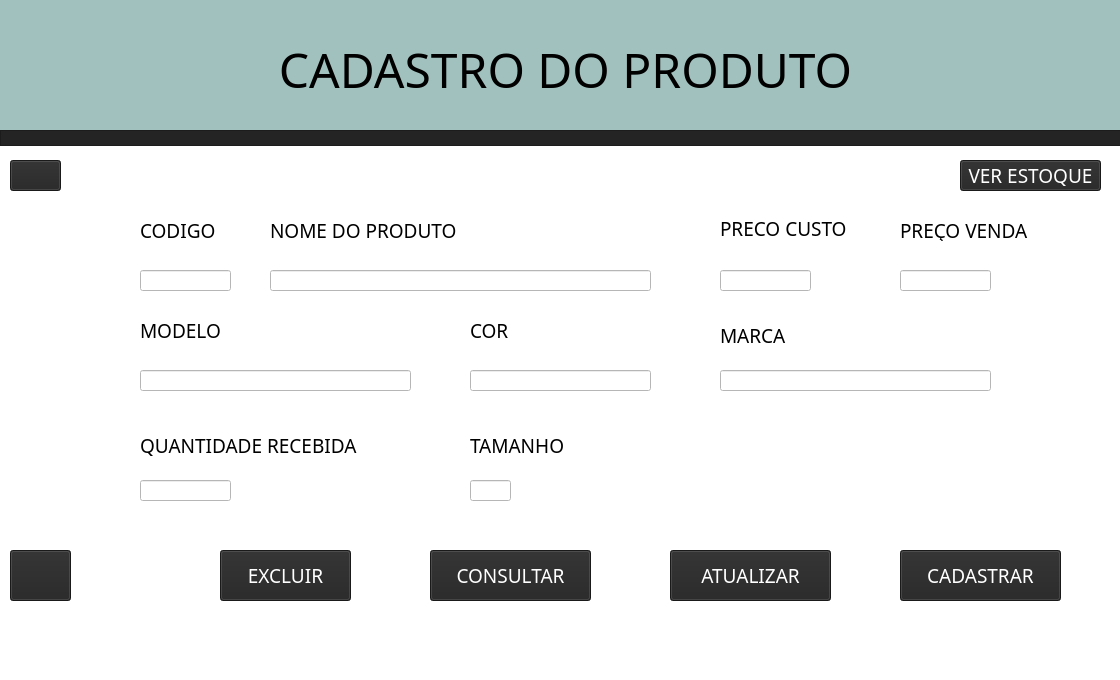
<?xml version="1.0" encoding="UTF-8"?>
<ui version="4.0">
 <class>MainWindow</class>
 <widget class="QMainWindow" name="MainWindow">
  <property name="geometry">
   <rect>
    <x>0</x>
    <y>0</y>
    <width>1120</width>
    <height>680</height>
   </rect>
  </property>
  <property name="font">
   <font>
    <family>Eras Medium ITC</family>
   </font>
  </property>
  <property name="windowTitle">
   <string>MainWindow</string>
  </property>
  <property name="styleSheet">
   <string notr="true">background-color: rgb(255, 255, 255);
background-color: rgb(255, 255, 255);</string>
  </property>
  <property name="animated">
   <bool>true</bool>
  </property>
  <widget class="QWidget" name="centralwidget">
   <widget class="QLabel" name="nome_produto">
    <property name="geometry">
     <rect>
      <x>270</x>
      <y>220</y>
      <width>191</width>
      <height>21</height>
     </rect>
    </property>
    <property name="font">
     <font>
      <family>Eras Medium ITC</family>
      <pointsize>14</pointsize>
     </font>
    </property>
    <property name="text">
     <string>NOME DO PRODUTO</string>
    </property>
   </widget>
   <widget class="QLabel" name="tamanho">
    <property name="geometry">
     <rect>
      <x>470</x>
      <y>430</y>
      <width>101</width>
      <height>31</height>
     </rect>
    </property>
    <property name="font">
     <font>
      <family>Eras Medium ITC</family>
      <pointsize>14</pointsize>
     </font>
    </property>
    <property name="text">
     <string>TAMANHO</string>
    </property>
   </widget>
   <widget class="QLabel" name="modelo">
    <property name="geometry">
     <rect>
      <x>140</x>
      <y>320</y>
      <width>81</width>
      <height>21</height>
     </rect>
    </property>
    <property name="font">
     <font>
      <family>Eras Medium ITC</family>
      <pointsize>14</pointsize>
     </font>
    </property>
    <property name="text">
     <string>MODELO</string>
    </property>
   </widget>
   <widget class="QLabel" name="cor">
    <property name="geometry">
     <rect>
      <x>470</x>
      <y>320</y>
      <width>41</width>
      <height>21</height>
     </rect>
    </property>
    <property name="font">
     <font>
      <family>Eras Medium ITC</family>
      <pointsize>14</pointsize>
     </font>
    </property>
    <property name="text">
     <string>COR</string>
    </property>
   </widget>
   <widget class="QLabel" name="marca">
    <property name="geometry">
     <rect>
      <x>720</x>
      <y>320</y>
      <width>101</width>
      <height>31</height>
     </rect>
    </property>
    <property name="font">
     <font>
      <family>Eras Medium ITC</family>
      <pointsize>14</pointsize>
     </font>
    </property>
    <property name="text">
     <string>MARCA</string>
    </property>
   </widget>
   <widget class="QLabel" name="codigo">
    <property name="geometry">
     <rect>
      <x>140</x>
      <y>220</y>
      <width>81</width>
      <height>21</height>
     </rect>
    </property>
    <property name="font">
     <font>
      <family>Eras Medium ITC</family>
      <pointsize>14</pointsize>
     </font>
    </property>
    <property name="text">
     <string>CODIGO</string>
    </property>
   </widget>
   <widget class="QLabel" name="qntdd_recebida">
    <property name="geometry">
     <rect>
      <x>140</x>
      <y>430</y>
      <width>221</width>
      <height>31</height>
     </rect>
    </property>
    <property name="font">
     <font>
      <family>Eras Medium ITC</family>
      <pointsize>14</pointsize>
     </font>
    </property>
    <property name="text">
     <string>QUANTIDADE RECEBIDA</string>
    </property>
   </widget>
   <widget class="QLineEdit" name="inserir_nome_produto">
    <property name="geometry">
     <rect>
      <x>270</x>
      <y>270</y>
      <width>381</width>
      <height>21</height>
     </rect>
    </property>
   </widget>
   <widget class="QLineEdit" name="inserir_modelo">
    <property name="geometry">
     <rect>
      <x>140</x>
      <y>370</y>
      <width>271</width>
      <height>21</height>
     </rect>
    </property>
   </widget>
   <widget class="QLineEdit" name="inserir_marca">
    <property name="geometry">
     <rect>
      <x>720</x>
      <y>370</y>
      <width>271</width>
      <height>21</height>
     </rect>
    </property>
   </widget>
   <widget class="QLineEdit" name="inserir_qntd_recebida">
    <property name="geometry">
     <rect>
      <x>140</x>
      <y>480</y>
      <width>91</width>
      <height>21</height>
     </rect>
    </property>
   </widget>
   <widget class="QLineEdit" name="inserir_cor">
    <property name="geometry">
     <rect>
      <x>470</x>
      <y>370</y>
      <width>181</width>
      <height>21</height>
     </rect>
    </property>
   </widget>
   <widget class="QLineEdit" name="inserir_cod">
    <property name="geometry">
     <rect>
      <x>140</x>
      <y>270</y>
      <width>91</width>
      <height>21</height>
     </rect>
    </property>
   </widget>
   <widget class="QLabel" name="preco_venda">
    <property name="geometry">
     <rect>
      <x>900</x>
      <y>220</y>
      <width>131</width>
      <height>21</height>
     </rect>
    </property>
    <property name="font">
     <font>
      <family>Eras Medium ITC</family>
      <pointsize>14</pointsize>
     </font>
    </property>
    <property name="text">
     <string>PREÇO VENDA</string>
    </property>
   </widget>
   <widget class="QLabel" name="preco_custo">
    <property name="geometry">
     <rect>
      <x>720</x>
      <y>220</y>
      <width>131</width>
      <height>16</height>
     </rect>
    </property>
    <property name="font">
     <font>
      <family>Eras Medium ITC</family>
      <pointsize>14</pointsize>
     </font>
    </property>
    <property name="text">
     <string>PREÇO CUSTO</string>
    </property>
   </widget>
   <widget class="QLineEdit" name="inserir_preco_custo">
    <property name="geometry">
     <rect>
      <x>720</x>
      <y>270</y>
      <width>91</width>
      <height>21</height>
     </rect>
    </property>
   </widget>
   <widget class="QLineEdit" name="inserir_preco_venda">
    <property name="geometry">
     <rect>
      <x>900</x>
      <y>270</y>
      <width>91</width>
      <height>21</height>
     </rect>
    </property>
   </widget>
   <widget class="QFrame" name="frame">
    <property name="geometry">
     <rect>
      <x>0</x>
      <y>-11</y>
      <width>1121</width>
      <height>151</height>
     </rect>
    </property>
    <property name="styleSheet">
     <string notr="true">background-color: rgb(161, 193, 190);</string>
    </property>
    <property name="frameShape">
     <enum>QFrame::StyledPanel</enum>
    </property>
    <property name="frameShadow">
     <enum>QFrame::Raised</enum>
    </property>
    <widget class="QLabel" name="titulo">
     <property name="geometry">
      <rect>
       <x>250</x>
       <y>30</y>
       <width>631</width>
       <height>101</height>
      </rect>
     </property>
     <property name="font">
      <font>
       <family>Eras Demi ITC</family>
       <pointsize>36</pointsize>
      </font>
     </property>
     <property name="text">
      <string>CADASTRO DO PRODUTO</string>
     </property>
     <property name="alignment">
      <set>Qt::AlignCenter</set>
     </property>
    </widget>
    <widget class="QLabel" name="logo">
     <property name="geometry">
      <rect>
       <x>-10</x>
       <y>-50</y>
       <width>231</width>
       <height>251</height>
      </rect>
     </property>
     <property name="text">
      <string/>
     </property>
     <property name="pixmap">
      <pixmap>IMAGENS/Meteoro_Calçados_Logo-removebg-preview.png</pixmap>
     </property>
     <property name="scaledContents">
      <bool>true</bool>
     </property>
    </widget>
   </widget>
   <widget class="QFrame" name="frame_2">
    <property name="geometry">
     <rect>
      <x>0</x>
      <y>130</y>
      <width>1121</width>
      <height>16</height>
     </rect>
    </property>
    <property name="styleSheet">
     <string notr="true">background-color: rgb(36, 36, 36);</string>
    </property>
    <property name="frameShape">
     <enum>QFrame::StyledPanel</enum>
    </property>
    <property name="frameShadow">
     <enum>QFrame::Raised</enum>
    </property>
   </widget>
   <widget class="QPushButton" name="bt_cadastrar">
    <property name="geometry">
     <rect>
      <x>900</x>
      <y>550</y>
      <width>161</width>
      <height>51</height>
     </rect>
    </property>
    <property name="font">
     <font>
      <family>Eras Demi ITC</family>
      <pointsize>14</pointsize>
     </font>
    </property>
    <property name="cursor">
     <cursorShape>PointingHandCursor</cursorShape>
    </property>
    <property name="styleSheet">
     <string notr="true">background-color: rgb(36, 36, 36);
color: rgb(255, 255, 255);</string>
    </property>
    <property name="text">
     <string>CADASTRAR</string>
    </property>
   </widget>
   <widget class="QPushButton" name="bt_ver_estoque">
    <property name="geometry">
     <rect>
      <x>960</x>
      <y>160</y>
      <width>141</width>
      <height>31</height>
     </rect>
    </property>
    <property name="font">
     <font>
      <family>Eras Demi ITC</family>
      <pointsize>14</pointsize>
     </font>
    </property>
    <property name="cursor">
     <cursorShape>PointingHandCursor</cursorShape>
    </property>
    <property name="styleSheet">
     <string notr="true">background-color: rgb(36, 36, 36);
color: rgb(255, 255, 255);</string>
    </property>
    <property name="text">
     <string>VER ESTOQUE</string>
    </property>
   </widget>
   <widget class="QPushButton" name="bt_apagar">
    <property name="geometry">
     <rect>
      <x>10</x>
      <y>550</y>
      <width>61</width>
      <height>51</height>
     </rect>
    </property>
    <property name="cursor">
     <cursorShape>PointingHandCursor</cursorShape>
    </property>
    <property name="styleSheet">
     <string notr="true">background-color: rgb(36, 36, 36);</string>
    </property>
    <property name="text">
     <string/>
    </property>
    <property name="icon">
     <iconset>
      <normaloff>IMAGENS/image.png</normaloff>IMAGENS/image.png</iconset>
    </property>
    <property name="iconSize">
     <size>
      <width>55</width>
      <height>55</height>
     </size>
    </property>
   </widget>
   <widget class="QPushButton" name="bt_voltarcadprod">
    <property name="geometry">
     <rect>
      <x>10</x>
      <y>160</y>
      <width>51</width>
      <height>31</height>
     </rect>
    </property>
    <property name="styleSheet">
     <string notr="true">color: rgb(255, 255, 255);
background-color: rgb(36, 36, 36);</string>
    </property>
    <property name="text">
     <string/>
    </property>
    <property name="icon">
     <iconset>
      <normaloff>IMAGENS/pngtree-arrow-left-flat-white-color-icon-move-back-less-photo-picture-image_7920547-removebg-preview.png</normaloff>IMAGENS/pngtree-arrow-left-flat-white-color-icon-move-back-less-photo-picture-image_7920547-removebg-preview.png</iconset>
    </property>
   </widget>
   <widget class="QLineEdit" name="inserir_tamanho">
    <property name="geometry">
     <rect>
      <x>470</x>
      <y>480</y>
      <width>41</width>
      <height>21</height>
     </rect>
    </property>
   </widget>
   <widget class="QPushButton" name="bt_atualizar">
    <property name="geometry">
     <rect>
      <x>670</x>
      <y>550</y>
      <width>161</width>
      <height>51</height>
     </rect>
    </property>
    <property name="font">
     <font>
      <family>Eras Demi ITC</family>
      <pointsize>14</pointsize>
     </font>
    </property>
    <property name="cursor">
     <cursorShape>PointingHandCursor</cursorShape>
    </property>
    <property name="styleSheet">
     <string notr="true">background-color: rgb(36, 36, 36);
color: rgb(255, 255, 255);</string>
    </property>
    <property name="text">
     <string>ATUALIZAR</string>
    </property>
   </widget>
   <widget class="QPushButton" name="bt_consultar">
    <property name="geometry">
     <rect>
      <x>430</x>
      <y>550</y>
      <width>161</width>
      <height>51</height>
     </rect>
    </property>
    <property name="font">
     <font>
      <family>Eras Demi ITC</family>
      <pointsize>14</pointsize>
     </font>
    </property>
    <property name="cursor">
     <cursorShape>PointingHandCursor</cursorShape>
    </property>
    <property name="styleSheet">
     <string notr="true">background-color: rgb(36, 36, 36);
color: rgb(255, 255, 255);</string>
    </property>
    <property name="text">
     <string>CONSULTAR</string>
    </property>
   </widget>
   <widget class="QPushButton" name="bt_deletar">
    <property name="geometry">
     <rect>
      <x>220</x>
      <y>550</y>
      <width>131</width>
      <height>51</height>
     </rect>
    </property>
    <property name="font">
     <font>
      <family>Eras Demi ITC</family>
      <pointsize>14</pointsize>
     </font>
    </property>
    <property name="cursor">
     <cursorShape>PointingHandCursor</cursorShape>
    </property>
    <property name="layoutDirection">
     <enum>Qt::RightToLeft</enum>
    </property>
    <property name="styleSheet">
     <string notr="true">color: rgb(255, 255, 255);
background-color: rgb(36, 36, 36);</string>
    </property>
    <property name="text">
     <string>EXCLUIR</string>
    </property>
   </widget>
   <zorder>frame</zorder>
   <zorder>nome_produto</zorder>
   <zorder>tamanho</zorder>
   <zorder>modelo</zorder>
   <zorder>cor</zorder>
   <zorder>marca</zorder>
   <zorder>codigo</zorder>
   <zorder>qntdd_recebida</zorder>
   <zorder>inserir_nome_produto</zorder>
   <zorder>inserir_modelo</zorder>
   <zorder>inserir_marca</zorder>
   <zorder>inserir_qntd_recebida</zorder>
   <zorder>inserir_cor</zorder>
   <zorder>inserir_cod</zorder>
   <zorder>preco_venda</zorder>
   <zorder>preco_custo</zorder>
   <zorder>inserir_preco_custo</zorder>
   <zorder>inserir_preco_venda</zorder>
   <zorder>frame_2</zorder>
   <zorder>bt_cadastrar</zorder>
   <zorder>bt_ver_estoque</zorder>
   <zorder>bt_apagar</zorder>
   <zorder>bt_voltarcadprod</zorder>
   <zorder>inserir_tamanho</zorder>
   <zorder>bt_atualizar</zorder>
   <zorder>bt_consultar</zorder>
   <zorder>bt_deletar</zorder>
  </widget>
  <widget class="QMenuBar" name="menubar">
   <property name="geometry">
    <rect>
     <x>0</x>
     <y>0</y>
     <width>1120</width>
     <height>21</height>
    </rect>
   </property>
  </widget>
  <widget class="QStatusBar" name="statusbar"/>
 </widget>
 <tabstops>
  <tabstop>inserir_cod</tabstop>
  <tabstop>inserir_nome_produto</tabstop>
  <tabstop>inserir_preco_custo</tabstop>
  <tabstop>inserir_preco_venda</tabstop>
  <tabstop>inserir_modelo</tabstop>
  <tabstop>inserir_cor</tabstop>
  <tabstop>inserir_marca</tabstop>
  <tabstop>inserir_qntd_recebida</tabstop>
  <tabstop>inserir_tamanho</tabstop>
  <tabstop>bt_cadastrar</tabstop>
  <tabstop>bt_ver_estoque</tabstop>
  <tabstop>bt_apagar</tabstop>
  <tabstop>bt_voltarcadprod</tabstop>
 </tabstops>
 <resources/>
 <connections/>
</ui>
